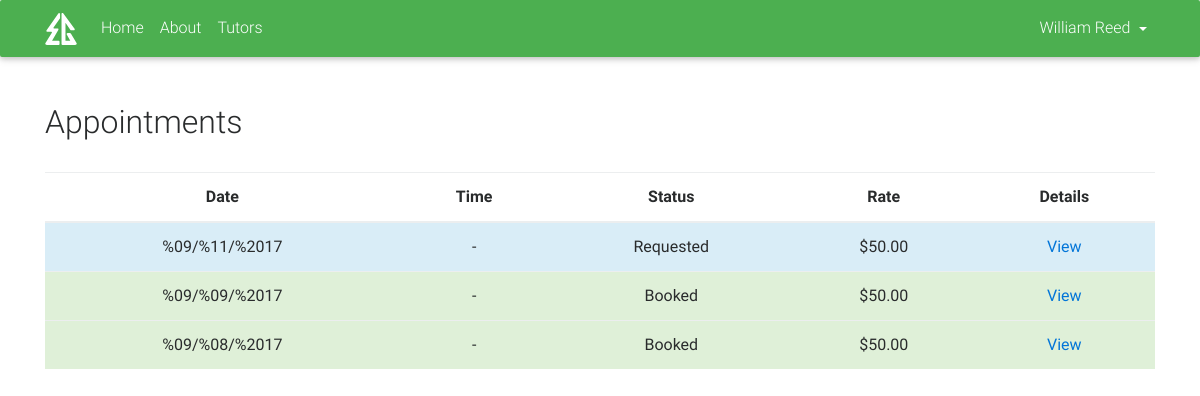
The app's page /appointment/ (signed in) with its own data.
### profile/models.py (models this page shows, shortened)
class Profile(models.Model):
    user = models.OneToOneField(User, on_delete=models.CASCADE)
    street_address = models.CharField(max_length=40, null=True, blank=True)
    city = models.CharField(max_length=20, null=True, blank=True)
    state = models.CharField(max_length=20, null=True, blank=True)
    zip = models.PositiveIntegerField(validators=[MaxValueValidator(99999)], null=True, blank=True)
    picture = models.CharField(max_length=200, default="http://i.imgur.com/4XjtXzO.png")
    timezone = models.CharField(max_length=35, default="America/New_York")
    def name(self):
        return self.user.first_name + ' ' + self.user.last_name
    def unread_notification_count(self):
        return DeliveryInfo.objects.filter(to_user=self.user).filter(read_by_user=False).count()
    def is_tutor(self):
        try:
            return Tutor.objects.get(user=self.user)
        except Tutor.DoesNotExist:
            return False
    def all_appointments(self):
        if self.is_tutor():
            return Appointment.objects.filter(tutor=self.is_tutor()).order_by('-start_time')
        else:
            return Appointment.objects.filter(user=self.user).order_by('-start_time')

### appointment/models.py (models this page shows, shortened)
class Appointment(models.Model):
    tutor = models.ForeignKey(Tutor, null=True, on_delete=models.SET_NULL)
    user = models.ForeignKey(User, null=True, on_delete=models.SET_NULL)
    start_time = models.DateTimeField()
    MAX_APPOINTMENT_DURATION_MINS = 180
    duration = models.PositiveIntegerField(validators=[MaxValueValidator(MAX_APPOINTMENT_DURATION_MINS)])
    location = models.CharField(max_length=80, null=True)
    LOCATION_CHOICES = [('TUTOR_ADDRESS', "Tutor's address"),
                        ('USER_ADDRESS', "User's address"),
                        ('OTHER', "Other")]
    location_option = models.CharField(max_length=10, choices=LOCATION_CHOICES)
    STATUS_CHOICES = [('OPEN', 'Open'),
                      ('REQUESTED', 'Requested'),
                      ('BOOKED', 'Booked'),
                      ('COMPLETED', 'Completed'),
                      ('CANCELED', 'Canceled'),
                      ('EXPIRED', 'Expired')]
    status = models.CharField(max_length=10, choices=STATUS_CHOICES, default='OPEN')
    COMMENTS_MAX_LENGTH = 500
    tutor_comments = models.CharField(default="No tutor comments.", max_length=COMMENTS_MAX_LENGTH)
    user_comments = models.CharField(default="No user comments.", max_length=COMMENTS_MAX_LENGTH)
    def end_time(self):
        return self.start_time + datetime.timedelta(minutes=self.duration)
    def cost(self):
        return self.tutor.rate / 60 * self.duration

### tutor/models.py (models this page shows, shortened)
class Tutor(models.Model):
    user = models.OneToOneField(User, on_delete=models.CASCADE)
    rate = models.DecimalField(decimal_places=2, max_digits=5)
    BIO_MAX_LENGTH = 1500
    bio = models.CharField(max_length=BIO_MAX_LENGTH)

### appointment/views.py (the view)
@login_required
def index(request):
    if request.user.profile.is_tutor():
        return render(request, 'appointment/appointment_list_tutor.html',
                      {'object_list': request.user.profile.all_appointments()})
    else:
        return render(request, 'appointment/appointment_list_user.html',
                      {'object_list': request.user.profile.all_appointments()})

### appointment/templates/appointment/appointment_list_user.html (shortened to what this page needs)
{% extends 'appointment/appointment_list.html' %}
{% block table_values %}
    <tr {% if app.status == "REQUESTED" %}
        class="table-info"
    {% elif app.status == "BOOKED" %}
        class="table-success"
    {% elif app.status == "CANCELED" %}
        class="table-danger"
    {% elif app.status == "EXPIRED" %}
        class="table-warning"
    {% endif %}>
        <td>{{ app.start_time|date }}</td>
        <td>{{ app.start_time|time }} - {{ app.end_time|time }}</td>
        <td>{{ app.get_status_display }}</td>
        <td>${{ app.cost|floatformat:2 }}</td>
        <td><a href="/appointment/{{ app.pk }}/">View</a></td>
    </tr>
{% endblock %}

### templates/base.html (shortened to what this page needs)
<!DOCTYPE html>
<html lang="en">
<head>
    {% load static %}
    <link rel="stylesheet" href="https://maxcdn.bootstrapcdn.com/font-awesome/4.6.0/css/font-awesome.min.css">
    <link href="{% static 'css/bootstrap.min.css' %}" rel="stylesheet">
    <link href="{% static 'css/mdb.min.css' %}" rel="stylesheet">
    <link rel="stylesheet" type="text/css" href="{% static 'css/style.css' %}"/>
</head>
<body>
<nav class="navbar navbar-toggleable-md navbar-dark default-primary-color">
    <div class="container">
        <a class="navbar-brand" href="/">
            <img width="32" height="32" src="{% static 'img/svg/logo.svg' %}"/>
        </a>
        <div class="collapse navbar-collapse" id="navbarNav1">
            <ul class="navbar-nav mr-auto">
                <li class="nav-item">
                    <a class="nav-link" href="/">Home</a>
                </li>
                <li class="nav-item">
                    <a class="nav-link" href="#about">About</a>
                </li>
                <li class="nav-item">
                    <a class="nav-link" href="/tutor/">Tutors</a>
                </li>
            </ul>
            <ul class="navbar-nav mr-right">
                <li class="nav-item dropdown btn-group">
                    <a class="nav-link dropdown-toggle" id="dropdownProfile" data-toggle="dropdown"
                       aria-haspopup="true"
                       aria-expanded="false">{% if request.user.is_authenticated %}
                        {{ request.user.profile.name }}
                    {% else %}
                        Profile
                    {% endif %}</a>
                </li>
            </ul>
        </div>
    </div>
</nav>
<br><br>
{% block content %}
{% endblock %}
<br><br>
</body>
</html>

### static/css/style.css (style rules this page uses)
.default-primary-color { background: #4CAF50; }
td { text-align: center; }

### records on screen
Appointment: start_time "%09/%11/%2017", status "Requested", cost "50.00"
Appointment: start_time "%09/%09/%2017", status "Booked", cost "50.00"
Appointment: start_time "%09/%08/%2017", status "Booked", cost "50.00"

### other values on screen
{{ request.user.profile.name }} "William Reed"
